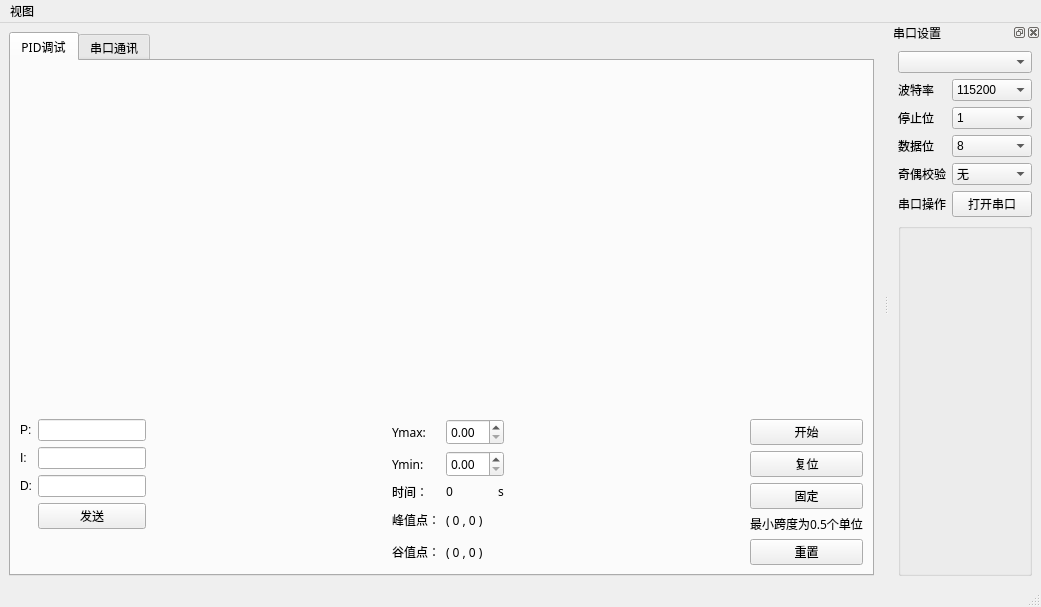
<?xml version="1.0" encoding="UTF-8"?>
<ui version="4.0">
 <class>MainWindow</class>
 <widget class="QMainWindow" name="MainWindow">
  <property name="geometry">
   <rect>
    <x>0</x>
    <y>0</y>
    <width>1041</width>
    <height>607</height>
   </rect>
  </property>
  <property name="windowTitle">
   <string>MainWindow</string>
  </property>
  <widget class="QWidget" name="centralwidget">
   <layout class="QGridLayout" name="gridLayout_4">
    <item row="0" column="0">
     <widget class="QTabWidget" name="tebWidget">
      <property name="font">
       <font>
        <family>微软雅黑</family>
       </font>
      </property>
      <property name="currentIndex">
       <number>0</number>
      </property>
      <widget class="QWidget" name="tab">
       <attribute name="title">
        <string>PID调试</string>
       </attribute>
       <layout class="QVBoxLayout" name="verticalLayout_6">
        <item>
         <widget class="QwtPlot" name="qwtPlot">
          <property name="sizePolicy">
           <sizepolicy hsizetype="Expanding" vsizetype="Expanding">
            <horstretch>0</horstretch>
            <verstretch>0</verstretch>
           </sizepolicy>
          </property>
         </widget>
        </item>
        <item>
         <layout class="QHBoxLayout" name="horizontalLayout">
          <item>
           <layout class="QFormLayout" name="formLayout">
            <item row="0" column="0">
             <widget class="QLabel" name="label_2">
              <property name="font">
               <font>
                <family>Segoe UI Symbol</family>
               </font>
              </property>
              <property name="text">
               <string>P:</string>
              </property>
             </widget>
            </item>
            <item row="0" column="1">
             <widget class="QLineEdit" name="pEdit">
              <property name="sizePolicy">
               <sizepolicy hsizetype="Fixed" vsizetype="Fixed">
                <horstretch>0</horstretch>
                <verstretch>0</verstretch>
               </sizepolicy>
              </property>
              <property name="font">
               <font>
                <family>Segoe UI Symbol</family>
               </font>
              </property>
             </widget>
            </item>
            <item row="1" column="0">
             <widget class="QLabel" name="label_3">
              <property name="font">
               <font>
                <family>Segoe UI Symbol</family>
               </font>
              </property>
              <property name="text">
               <string>I:</string>
              </property>
             </widget>
            </item>
            <item row="1" column="1">
             <widget class="QLineEdit" name="iEdit">
              <property name="sizePolicy">
               <sizepolicy hsizetype="Fixed" vsizetype="Fixed">
                <horstretch>0</horstretch>
                <verstretch>0</verstretch>
               </sizepolicy>
              </property>
              <property name="font">
               <font>
                <family>Segoe UI Symbol</family>
               </font>
              </property>
             </widget>
            </item>
            <item row="2" column="0">
             <widget class="QLabel" name="label_4">
              <property name="font">
               <font>
                <family>Segoe UI Symbol</family>
               </font>
              </property>
              <property name="text">
               <string>D:</string>
              </property>
             </widget>
            </item>
            <item row="2" column="1">
             <widget class="QLineEdit" name="dEdit">
              <property name="sizePolicy">
               <sizepolicy hsizetype="Fixed" vsizetype="Fixed">
                <horstretch>0</horstretch>
                <verstretch>0</verstretch>
               </sizepolicy>
              </property>
              <property name="font">
               <font>
                <family>Segoe UI Symbol</family>
               </font>
              </property>
             </widget>
            </item>
            <item row="3" column="1">
             <widget class="QPushButton" name="sendPIDButton">
              <property name="text">
               <string>发送</string>
              </property>
             </widget>
            </item>
           </layout>
          </item>
          <item>
           <spacer name="horizontalSpacer">
            <property name="orientation">
             <enum>Qt::Horizontal</enum>
            </property>
            <property name="sizeHint" stdset="0">
             <size>
              <width>40</width>
              <height>18</height>
             </size>
            </property>
           </spacer>
          </item>
          <item>
           <layout class="QGridLayout" name="gridLayout_2">
            <item row="3" column="0">
             <widget class="QLabel" name="label_5">
              <property name="text">
               <string>峰值点：</string>
              </property>
             </widget>
            </item>
            <item row="2" column="0">
             <widget class="QLabel" name="label_7">
              <property name="sizePolicy">
               <sizepolicy hsizetype="Preferred" vsizetype="Fixed">
                <horstretch>0</horstretch>
                <verstretch>0</verstretch>
               </sizepolicy>
              </property>
              <property name="text">
               <string>时间：</string>
              </property>
             </widget>
            </item>
            <item row="2" column="1">
             <layout class="QHBoxLayout" name="horizontalLayout_3">
              <item>
               <widget class="QLabel" name="label">
                <property name="sizePolicy">
                 <sizepolicy hsizetype="Preferred" vsizetype="Fixed">
                  <horstretch>0</horstretch>
                  <verstretch>0</verstretch>
                 </sizepolicy>
                </property>
                <property name="text">
                 <string>0</string>
                </property>
               </widget>
              </item>
              <item>
               <widget class="QLabel" name="label_17">
                <property name="sizePolicy">
                 <sizepolicy hsizetype="Fixed" vsizetype="Fixed">
                  <horstretch>0</horstretch>
                  <verstretch>0</verstretch>
                 </sizepolicy>
                </property>
                <property name="text">
                 <string>s</string>
                </property>
               </widget>
              </item>
             </layout>
            </item>
            <item row="1" column="0">
             <widget class="QLabel" name="label_16">
              <property name="text">
               <string>Ymin:</string>
              </property>
             </widget>
            </item>
            <item row="3" column="1">
             <widget class="QLabel" name="peaklabel">
              <property name="text">
               <string>( 0 , 0 )</string>
              </property>
             </widget>
            </item>
            <item row="0" column="0">
             <widget class="QLabel" name="label_8">
              <property name="text">
               <string>Ymax:</string>
              </property>
             </widget>
            </item>
            <item row="1" column="1">
             <widget class="QDoubleSpinBox" name="yminSpinBox">
              <property name="sizePolicy">
               <sizepolicy hsizetype="Fixed" vsizetype="Fixed">
                <horstretch>0</horstretch>
                <verstretch>0</verstretch>
               </sizepolicy>
              </property>
             </widget>
            </item>
            <item row="0" column="1">
             <widget class="QDoubleSpinBox" name="ymaxSpinBox">
              <property name="sizePolicy">
               <sizepolicy hsizetype="Fixed" vsizetype="Fixed">
                <horstretch>0</horstretch>
                <verstretch>0</verstretch>
               </sizepolicy>
              </property>
             </widget>
            </item>
            <item row="4" column="0">
             <widget class="QLabel" name="label_6">
              <property name="text">
               <string>谷值点：</string>
              </property>
             </widget>
            </item>
            <item row="4" column="1">
             <widget class="QLabel" name="valleylabel">
              <property name="text">
               <string>( 0 , 0 )</string>
              </property>
             </widget>
            </item>
           </layout>
          </item>
          <item>
           <spacer name="horizontalSpacer_2">
            <property name="orientation">
             <enum>Qt::Horizontal</enum>
            </property>
            <property name="sizeHint" stdset="0">
             <size>
              <width>40</width>
              <height>18</height>
             </size>
            </property>
           </spacer>
          </item>
          <item>
           <layout class="QVBoxLayout" name="verticalLayout">
            <item>
             <widget class="QPushButton" name="startButton">
              <property name="sizePolicy">
               <sizepolicy hsizetype="Preferred" vsizetype="Fixed">
                <horstretch>0</horstretch>
                <verstretch>0</verstretch>
               </sizepolicy>
              </property>
              <property name="text">
               <string>开始</string>
              </property>
             </widget>
            </item>
            <item>
             <widget class="QPushButton" name="pushButton_2">
              <property name="sizePolicy">
               <sizepolicy hsizetype="Preferred" vsizetype="Fixed">
                <horstretch>0</horstretch>
                <verstretch>0</verstretch>
               </sizepolicy>
              </property>
              <property name="text">
               <string>复位</string>
              </property>
             </widget>
            </item>
            <item>
             <widget class="QPushButton" name="fixButton">
              <property name="sizePolicy">
               <sizepolicy hsizetype="Preferred" vsizetype="Fixed">
                <horstretch>0</horstretch>
                <verstretch>0</verstretch>
               </sizepolicy>
              </property>
              <property name="text">
               <string>固定</string>
              </property>
             </widget>
            </item>
            <item>
             <widget class="QLabel" name="warninglabel">
              <property name="text">
               <string>最小跨度为0.5个单位</string>
              </property>
             </widget>
            </item>
            <item>
             <widget class="QPushButton" name="resetButton">
              <property name="sizePolicy">
               <sizepolicy hsizetype="Preferred" vsizetype="Fixed">
                <horstretch>0</horstretch>
                <verstretch>0</verstretch>
               </sizepolicy>
              </property>
              <property name="text">
               <string>重置</string>
              </property>
             </widget>
            </item>
           </layout>
          </item>
         </layout>
        </item>
       </layout>
      </widget>
      <widget class="QWidget" name="tab_2">
       <attribute name="title">
        <string>串口通讯</string>
       </attribute>
       <layout class="QVBoxLayout" name="verticalLayout_2">
        <item>
         <layout class="QVBoxLayout" name="verticalLayout_5">
          <item>
           <widget class="QLabel" name="label_9">
            <property name="text">
             <string>接收窗口</string>
            </property>
           </widget>
          </item>
          <item>
           <widget class="QTextEdit" name="ReceiveEdit"/>
          </item>
          <item>
           <widget class="QLabel" name="label_10">
            <property name="text">
             <string>发送窗口</string>
            </property>
           </widget>
          </item>
          <item>
           <widget class="QTextEdit" name="SendEdit"/>
          </item>
         </layout>
        </item>
        <item>
         <layout class="QHBoxLayout" name="horizontalLayout_2">
          <item>
           <widget class="QPushButton" name="clear_r_Button">
            <property name="text">
             <string>清空接收</string>
            </property>
           </widget>
          </item>
          <item>
           <widget class="QCheckBox" name="show16Box">
            <property name="text">
             <string>十六进制显示</string>
            </property>
           </widget>
          </item>
          <item>
           <widget class="QPushButton" name="send_Button">
            <property name="text">
             <string>发送</string>
            </property>
           </widget>
          </item>
          <item>
           <widget class="QCheckBox" name="send16Box">
            <property name="text">
             <string>十六进制发送</string>
            </property>
           </widget>
          </item>
         </layout>
        </item>
       </layout>
      </widget>
     </widget>
    </item>
   </layout>
  </widget>
  <widget class="QMenuBar" name="menubar">
   <property name="geometry">
    <rect>
     <x>0</x>
     <y>0</y>
     <width>1041</width>
     <height>26</height>
    </rect>
   </property>
   <widget class="QMenu" name="menu">
    <property name="title">
     <string>视图</string>
    </property>
    <addaction name="usartSettingsAction"/>
   </widget>
   <addaction name="menu"/>
  </widget>
  <widget class="QStatusBar" name="statusbar"/>
  <widget class="QDockWidget" name="dockWidget">
   <property name="windowTitle">
    <string>串口设置</string>
   </property>
   <attribute name="dockWidgetArea">
    <number>2</number>
   </attribute>
   <widget class="QWidget" name="dockWidgetContents">
    <layout class="QVBoxLayout" name="verticalLayout_4">
     <item>
      <widget class="QComboBox" name="comBox">
       <property name="sizePolicy">
        <sizepolicy hsizetype="Preferred" vsizetype="Fixed">
         <horstretch>0</horstretch>
         <verstretch>0</verstretch>
        </sizepolicy>
       </property>
      </widget>
     </item>
     <item>
      <layout class="QGridLayout" name="gridLayout">
       <item row="1" column="1">
        <widget class="QComboBox" name="bandRateBox">
         <item>
          <property name="text">
           <string>115200</string>
          </property>
         </item>
         <item>
          <property name="text">
           <string>9600</string>
          </property>
         </item>
        </widget>
       </item>
       <item row="2" column="0">
        <widget class="QLabel" name="label_11">
         <property name="text">
          <string>停止位</string>
         </property>
        </widget>
       </item>
       <item row="1" column="0">
        <widget class="QLabel" name="label_12">
         <property name="text">
          <string>波特率</string>
         </property>
        </widget>
       </item>
       <item row="5" column="1">
        <widget class="QPushButton" name="open_Button">
         <property name="text">
          <string>打开串口</string>
         </property>
        </widget>
       </item>
       <item row="2" column="1">
        <widget class="QComboBox" name="stopBitBox">
         <item>
          <property name="text">
           <string>1</string>
          </property>
         </item>
         <item>
          <property name="text">
           <string>2</string>
          </property>
         </item>
        </widget>
       </item>
       <item row="4" column="0">
        <widget class="QLabel" name="label_13">
         <property name="text">
          <string>奇偶校验</string>
         </property>
        </widget>
       </item>
       <item row="4" column="1">
        <widget class="QComboBox" name="checkoutBox">
         <item>
          <property name="text">
           <string>无</string>
          </property>
         </item>
         <item>
          <property name="text">
           <string>奇校验</string>
          </property>
         </item>
         <item>
          <property name="text">
           <string>偶校验</string>
          </property>
         </item>
        </widget>
       </item>
       <item row="3" column="0">
        <widget class="QLabel" name="label_14">
         <property name="text">
          <string>数据位</string>
         </property>
        </widget>
       </item>
       <item row="3" column="1">
        <widget class="QComboBox" name="dataBitBox">
         <item>
          <property name="text">
           <string>8</string>
          </property>
         </item>
         <item>
          <property name="text">
           <string>7</string>
          </property>
         </item>
         <item>
          <property name="text">
           <string>6</string>
          </property>
         </item>
         <item>
          <property name="text">
           <string>5</string>
          </property>
         </item>
        </widget>
       </item>
       <item row="5" column="0">
        <widget class="QLabel" name="label_15">
         <property name="text">
          <string>串口操作</string>
         </property>
        </widget>
       </item>
      </layout>
     </item>
     <item>
      <widget class="QGroupBox" name="groupBox">
       <property name="title">
        <string/>
       </property>
       <layout class="QVBoxLayout" name="verticalLayout_3">
        <item>
         <spacer name="verticalSpacer">
          <property name="orientation">
           <enum>Qt::Vertical</enum>
          </property>
          <property name="sizeHint" stdset="0">
           <size>
            <width>20</width>
            <height>127</height>
           </size>
          </property>
         </spacer>
        </item>
       </layout>
      </widget>
     </item>
    </layout>
   </widget>
  </widget>
  <action name="usartSettingsAction">
   <property name="text">
    <string>串口设置</string>
   </property>
  </action>
 </widget>
 <customwidgets>
  <customwidget>
   <class>QwtPlot</class>
   <extends>QFrame</extends>
   <header>qwt_plot.h</header>
   <container>1</container>
  </customwidget>
 </customwidgets>
 <resources/>
 <connections/>
</ui>
